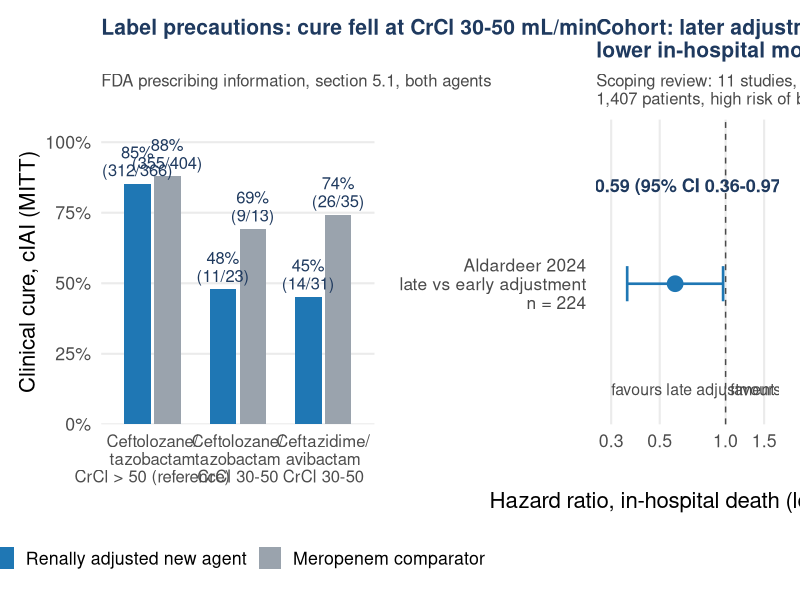

Reproduce this figure in R.
# =============================================================================
# Slide 2. Renal dose reduction in the first days and outcome.
# (a) Regulatory-label subgroup data, cIAI, baseline CrCl 30-50 mL/min, MITT:
#     ceftolozane/tazobactam label (FDA 2022): 11/23 (47.8 %) vs meropenem 9/13 (69.2 %);
#       CrCl > 50: 312/366 (85.2 %) vs 355/404 (87.9 %)
#     ceftazidime/avibactam label (FDA 2025): 14/31 (45 %) vs meropenem 26/35 (74 %);
#       label states these patients received a 33 % lower daily dose than now recommended
# (b) Aldardeer 2024 (prospective cohort, n = 224): early vs late renal dose adjustment,
#     in-hospital death HR 0.59 (95 % CI 0.36-0.97) favouring LATE adjustment.
#     Horstink 2025 scoping review: 11 studies, 1,407 patients, high risk of bias.
# All values from the cited label text / abstracts; no simulation.
# =============================================================================
suppressPackageStartupMessages({library(dplyr); library(ggplot2); library(patchwork)})
col_blue <- "#1f77b4"; col_grey <- "#9aa3ad"; col_navy <- "#1f3a5f"; col_dark <- "#4a4a4a"; col_red <- "#b03a3a"
base_theme <- function(bs = 17) theme_minimal(base_size = bs) + theme(panel.grid.minor = element_blank(), plot.title = element_text(face = "bold", color = col_navy, size = bs * 0.95), plot.subtitle = element_text(color = col_dark, size = bs * 0.75), plot.margin = margin(8, 10, 8, 8))

lab <- tribble(~drug, ~arm, ~n, ~N,
  "Ceftolozane/\ntazobactam\nCrCl 30-50", "New agent", 11, 23,
  "Ceftolozane/\ntazobactam\nCrCl 30-50", "Meropenem", 9, 13,
  "Ceftazidime/\navibactam\nCrCl 30-50",  "New agent", 14, 31,
  "Ceftazidime/\navibactam\nCrCl 30-50",  "Meropenem", 26, 35,
  "Ceftolozane/\ntazobactam\nCrCl > 50 (reference)", "New agent", 312, 366,
  "Ceftolozane/\ntazobactam\nCrCl > 50 (reference)", "Meropenem", 355, 404) |>
  mutate(pct = 100 * n / N, drug = factor(drug, unique(drug)[c(3, 1, 2)]),
         arm = factor(arm, c("New agent", "Meropenem")),
         lab = sprintf("%.0f%%\n(%d/%d)", pct, n, N))

pa <- ggplot(lab, aes(drug, pct, fill = arm)) +
  geom_col(position = position_dodge(0.7), width = 0.62) +
  geom_text(aes(label = lab), position = position_dodge(0.7), vjust = -0.25, size = 4.2, lineheight = 0.9, color = col_navy) +
  scale_fill_manual(values = c("New agent" = col_blue, "Meropenem" = col_grey), name = NULL,
                    labels = c("Renally adjusted new agent", "Meropenem comparator")) +
  scale_y_continuous(limits = c(0, 108), breaks = seq(0, 100, 25), expand = c(0, 0), labels = \(x) paste0(x, "%")) +
  labs(x = NULL, y = "Clinical cure, cIAI (MITT)",
       title = "Label precautions: cure fell at CrCl 30-50 mL/min",
       subtitle = "FDA prescribing information, section 5.1, both agents") +
  base_theme(16) + theme(legend.position = "bottom", panel.grid.major.x = element_blank(),
                         axis.text.x = element_text(size = 12, lineheight = 0.88))

fo <- tibble(study = "Aldardeer 2024\nlate vs early adjustment\nn = 224", hr = 0.588, lo = 0.355, hi = 0.974)
pb <- ggplot(fo, aes(hr, study)) +
  geom_vline(xintercept = 1, linetype = "dashed", color = col_dark) +
  geom_errorbar(aes(xmin = lo, xmax = hi), width = 0.15, orientation = "y", linewidth = 0.9, color = col_blue) +
  geom_point(size = 5, color = col_blue) +
  annotate("text", x = 0.588, y = 1.42, label = "HR 0.59 (95% CI 0.36-0.97)", size = 4.6, color = col_navy, fontface = "bold") +
  annotate("text", x = 0.3, y = 0.55, label = "favours late adjustment", hjust = 0, size = 4, color = col_dark) +
  annotate("text", x = 1.05, y = 0.55, label = "favours early", hjust = 0, size = 4, color = col_dark) +
  scale_x_log10(limits = c(0.28, 1.6), breaks = c(0.3, 0.5, 1, 1.5)) +
  scale_y_discrete(expand = expansion(add = c(0.6, 0.7))) +
  labs(x = "Hazard ratio, in-hospital death (log scale)", y = NULL,
       title = "Cohort: later adjustment,\nlower in-hospital mortality",
       subtitle = "Scoping review: 11 studies,\n1,407 patients, high risk of bias") +
  base_theme(16) + theme(panel.grid.major.y = element_blank(), axis.text.y = element_text(size = 12.5, lineheight = 0.9, color = col_dark))

p <- pa + pb + plot_layout(widths = c(1.5, 1))
ggsave("figures/early_dose_reduction.png", p, width = 13, height = 6, dpi = 200, bg = "white")
